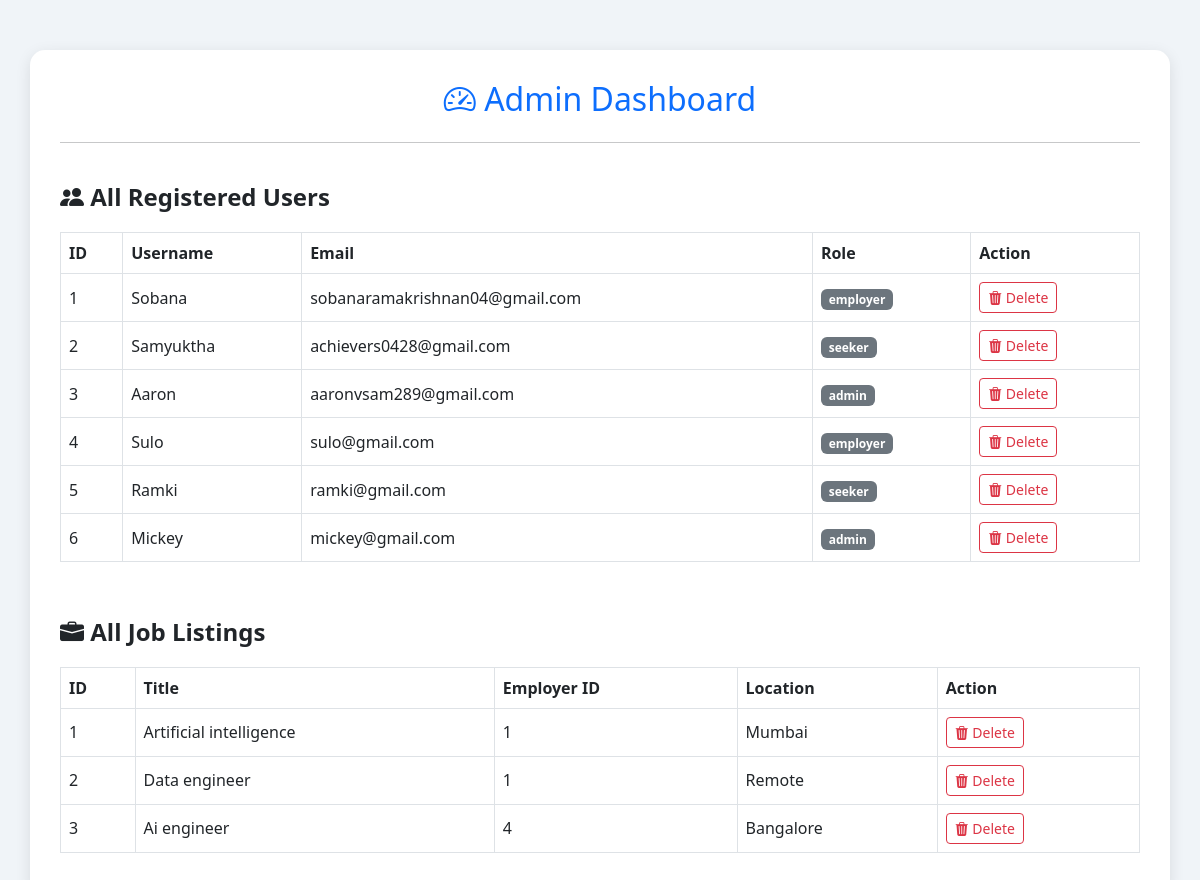
The app's page /admin/dashboard (signed in) with its own data.
### app.py (models this page shows)
class User(UserMixin, db.Model):
    id = db.Column(db.Integer, primary_key=True)
    username = db.Column(db.String(100), nullable=False)
    email = db.Column(db.String(150), unique=True, nullable=False)
    password = db.Column(db.String(200), nullable=False)
    role = db.Column(db.String(20), nullable=False)

class Job(db.Model):
    id = db.Column(db.Integer, primary_key=True)
    title = db.Column(db.String(200))
    description = db.Column(db.Text)
    category = db.Column(db.String(100))
    location = db.Column(db.String(100))
    salary = db.Column(db.String(50))
    employer_id = db.Column(db.Integer, db.ForeignKey('user.id'))

### app.py (the view)
@app.route('/admin/dashboard')
@login_required
def admin_dashboard():
    if current_user.role != 'admin':
        return redirect(url_for('home'))
    users = User.query.all()
    jobs = Job.query.all()
    return render_template('admin_dashboard.html', users=users, jobs=jobs)

### app.py (called while the page is built)
@login_manager.user_loader
def load_user(user_id):
    return User.query.get(int(user_id))

### templates/admin_dashboard.html (shortened to what this page needs)
<!DOCTYPE html>
<html lang="en">
<head>
    <link href="https://cdn.jsdelivr.net/npm/bootstrap@5.3.0/dist/css/bootstrap.min.css" rel="stylesheet">
    <link href="https://cdn.jsdelivr.net/npm/bootstrap-icons@1.10.5/font/bootstrap-icons.css" rel="stylesheet">
</head>
<body>
<div class="container dashboard-container">
    <h2 class="mb-4 text-center text-primary"><i class="bi bi-speedometer2"></i> Admin Dashboard</h2>
    <hr>
    <h4 class="section-title"><i class="bi bi-people-fill"></i> All Registered Users</h4>
    <div class="table-responsive">
        <table class="table table-bordered table-hover align-middle">
            <thead>
                <tr>
                    <th>ID</th>
                    <th>Username</th>
                    <th>Email</th>
                    <th>Role</th>
                    <th>Action</th>
                </tr>
            </thead>
            <tbody>
            {% for user in users %}
                <tr>
                    <td>{{ user.id }}</td>
                    <td>{{ user.username }}</td>
                    <td>{{ user.email }}</td>
                    <td><span class="badge bg-secondary">{{ user.role }}</span></td>
                    <td>
                        <a href="{{ url_for('delete_user', user_id=user.id) }}" class="btn btn-sm btn-outline-danger">
                            <i class="bi bi-trash3-fill"></i> Delete
                        </a>
                    </td>
                </tr>
            {% endfor %}
            </tbody>
        </table>
    </div>
    <h4 class="section-title"><i class="bi bi-briefcase-fill"></i> All Job Listings</h4>
    <div class="table-responsive">
        <table class="table table-bordered table-hover align-middle">
            <thead>
                <tr>
                    <th>ID</th>
                    <th>Title</th>
                    <th>Employer ID</th>
                    <th>Location</th>
                    <th>Action</th>
                </tr>
            </thead>
            <tbody>
            {% for job in jobs %}
                <tr>
                    <td>{{ job.id }}</td>
                    <td>{{ job.title }}</td>
                    <td>{{ job.employer_id }}</td>
                    <td>{{ job.location }}</td>
                    <td>
                        <a href="{{ url_for('admin_delete_job', job_id=job.id) }}" class="btn btn-sm btn-outline-danger">
                            <i class="bi bi-trash3-fill"></i> Delete
                        </a>
                    </td>
                </tr>
            {% endfor %}
            </tbody>
        </table>
    </div>
</div>
</body>
</html>

### templates/admin_dashboard.html (style rules this page uses)
body { background-color: #f0f4f8; font-family: 'Segoe UI', sans-serif; }
.dashboard-container { margin-top: 50px; background: white; padding: 30px; border-radius: 15px; box-shadow: 0 4px 15px rgba(0,0,0,0.1); }
.section-title { margin-top: 40px; margin-bottom: 20px; font-weight: 600; }
.table thead { background-color: #007bff; color: white; }

### records on screen
User: id "1", username "Sobana", email "sobanaramakrishnan04@gmail.com", role "employer"
User: id "2", username "Samyuktha", email "achievers0428@gmail.com", role "seeker"
User: id "3", username "Aaron", email "aaronvsam289@gmail.com", role "admin"
User: id "4", username "Sulo", email "sulo@gmail.com", role "employer"
User: id "5", username "Ramki", email "ramki@gmail.com", role "seeker"
User: id "6", username "Mickey", email "mickey@gmail.com", role "admin"
Job: id "1", title "Artificial intelligence", employer_id "1", location "Mumbai"
Job: id "2", title "Data engineer", employer_id "1", location "Remote"
Job: id "3", title "Ai engineer", employer_id "4", location "Bangalore"
